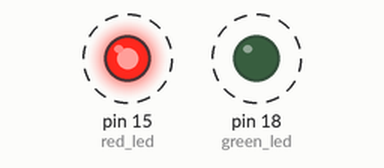
A sketch run on a simulated Arduino Uno, built with avr-gcc and run on an emulated ATmega328P. Parts: output pins drawn as LEDs (lit = HIGH). Dashed ring = blinking.

Above: at 0.5 s.
Timing chart, 0 to 4.6 s (numbered marks = the images above):
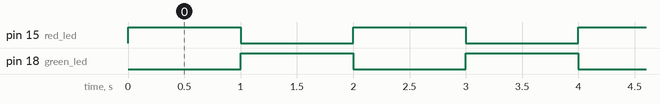

The sketch:

sketch_practica1.1.ino
```cpp
#include<stdint.h>

//Definir pines para LEDs
int8_t red_led = 15; //Pin del led rojo
int8_t green_led = 18; //Pin del led verde

void setup() {
  //Inicializamos el puerto serie para mostrar por pantalla
  Serial.begin(9600);
 //Configurar los pines como salida
  pinMode(red_led,OUTPUT);
  pinMode(green_led,OUTPUT);

}

void loop() {
  // Endender LED rojo y apagar LED verde
 digitalWrite(red_led,HIGH);
 digitalWrite(green_led, LOW);
 delay(1000); //Esperar un segundo

 // Endender LED verde y apagar LED rojo
 digitalWrite(green_led,HIGH);
 digitalWrite(red_led,LOW);
delay(1000);
}
```

Measured:
- by itself, pin 15 (red_led), pin 18 (green_led): alternates HIGH for 1.0 s and LOW for 1.0 s
